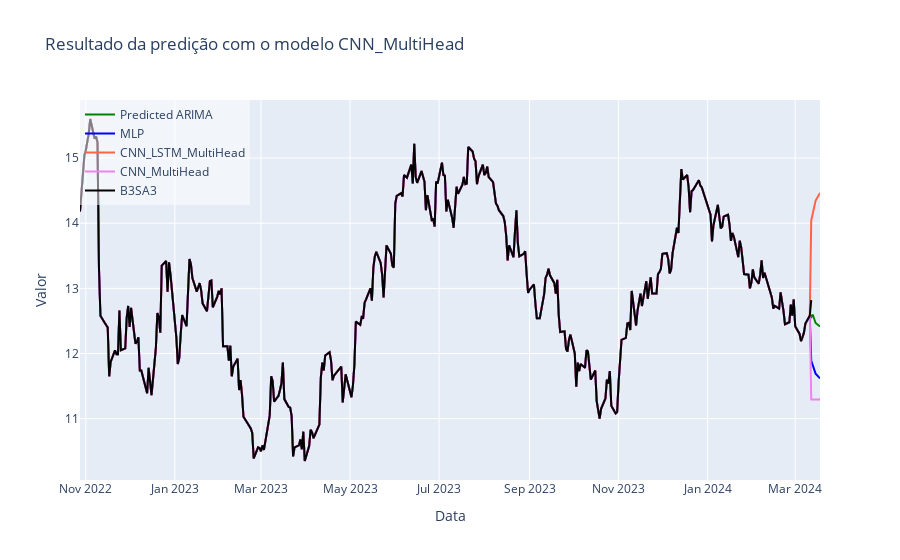

Notebook source saved alongside this figure:
### Code cell
import plotly.graph_objects as go

# Cria um gráfico de linha usando o Plotly
fig = go.Figure()

fig.add_trace(go.Scatter(x=T_preds[-(n_steps+1):], y=arima_predictions, mode='lines', name="Predicted ARIMA", line=dict(color='green')))

# Adiciona os valores preditos ao gráfico
colors=['blue', 'tomato', 'violet', 'yellowgreen', 'green']
for i in range(new_predictions.shape[1]):
    fig.add_trace(go.Scatter(x=T_preds, y=new_predictions[:,i], mode='lines', name=f'{list(trained_best_models.keys())[i]}', line=dict(color=colors[i])))


# Adiciona os valores reais ao gráfico
fig.add_trace(go.Scatter(x=T_test.values, y=y_test_real_regression, mode='lines', name=ticker, line=dict(color='black')))
# Configura o layout do gráfico
fig.update_layout(
    title=f'Resultado da predição com o modelo {model_name}',
    xaxis_title='Data',
    yaxis_title='Valor',
    showlegend=True,
    legend=dict(x=0, y=1, bgcolor='rgba(255, 255, 255, 0.5)')
)

# Exibe o gráfico
fig.show()

### Figure 1 — Plotly figure (JSON) as saved in the notebook; plotly's stock layout.template omitted (floating-point values rounded to 4 significant figures; data arrays with more than 128 entries replaced by an {"elided": "..."} marker saying what was removed)
{"data": [{"line": {"color": "green"}, "mode": "lines", "name": "Predicted ARIMA", "type": "scatter", "x": ["2024-03-11T00:00:00.000000000", "2024-03-12T00:00:00.000000000", "2024-03-13T00:00:00.000000000", "2024-03-14T00:00:00.000000000", "2024-03-15T00:00:00.000000000", "2024-03-18T00:00:00.000000000"], "y": [12.58, 12.56, 12.6, 12.53, 12.47, 12.42]}, {"line": {"color": "blue"}, "mode": "lines", "name": "MLP", "type": "scatter", "x": {"elided": "344 str values"}, "y": {"elided": "344 float values"}}, {"line": {"color": "tomato"}, "mode": "lines", "name": "CNN_LSTM_MultiHead", "type": "scatter", "x": {"elided": "344 str values"}, "y": {"elided": "344 float values"}}, {"line": {"color": "violet"}, "mode": "lines", "name": "CNN_MultiHead", "type": "scatter", "x": {"elided": "344 str values"}, "y": {"elided": "344 float values"}}, {"line": {"color": "black"}, "mode": "lines", "name": "B3SA3", "type": "scatter", "x": {"elided": "340 str values"}, "y": {"elided": "340 float values"}}], "layout": {"legend": {"bgcolor": "rgba(255, 255, 255, 0.5)", "x": 0, "y": 1}, "showlegend": true, "title": {"text": "Resultado da predição com o modelo CNN_MultiHead"}, "xaxis": {"title": {"text": "Data"}}, "yaxis": {"title": {"text": "Valor"}}}}
